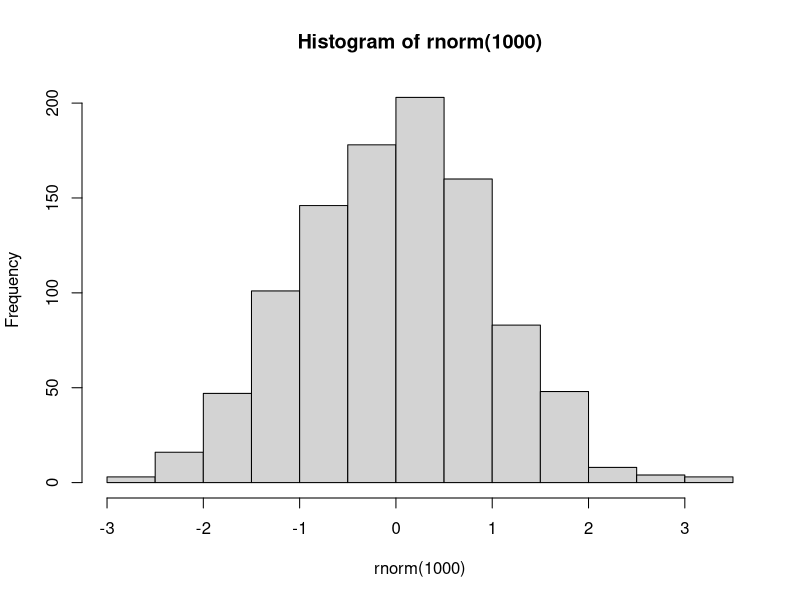

Generate this figure with R:
## ---- chunk 1
knitr::opts_chunk$set(echo = TRUE, cache = F, panel=FALSE, copy=TRUE, dev.args = list(bg = 'transparent')) 
options(scipen=999)

set.seed(420)
library(tidyverse)
library(cowplot)
## ---- chunk 2
hist(rnorm(1000))
